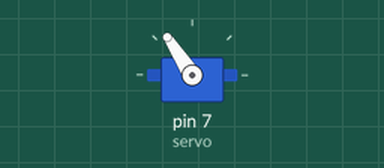
The sketch below on a simulated Arduino Uno, built with avr-gcc and run on an emulated ATmega328P. On the bench: servo.

Above: at 0.15 s.
At 9.79 s:
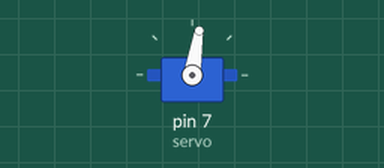
At 19.43 s:
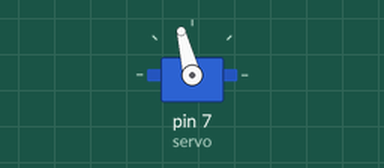
At 39.31 s:
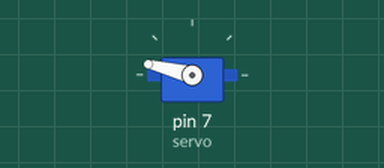
Timing chart, 0 to 40.0 s (numbered marks = the images above):
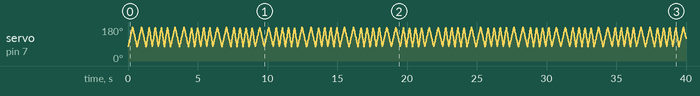

The sketch:

servo_adjustment_test.ino
```cpp
#include <Servo.h>

Servo servo;
int angle;
int lowangle = 75;
int highangle = 180;

void setup() {
  servo.attach(7);
  servo.write(lowangle);
}

void loop() {
flusteredFlap();
}

// Below are the functions for ear flapping
void flap(int speedo, int times) {
   int i;

  for (i = 0; i < times; i++) {
        for(angle = lowangle; angle < highangle; angle++)
    {
      servo.write(angle);
      delay(speedo);
    }
    // now scan back from 180 to 0 degrees
    for(angle = highangle; angle > lowangle; angle--)
    {
      servo.write(angle);
      delay(speedo);
    }
  }
}

void happyFlap() {
  flap(5,2);
  flap(4,3);
}

void flusteredFlap(){
  flap(3,2);
  flap(2,4);
}
```
